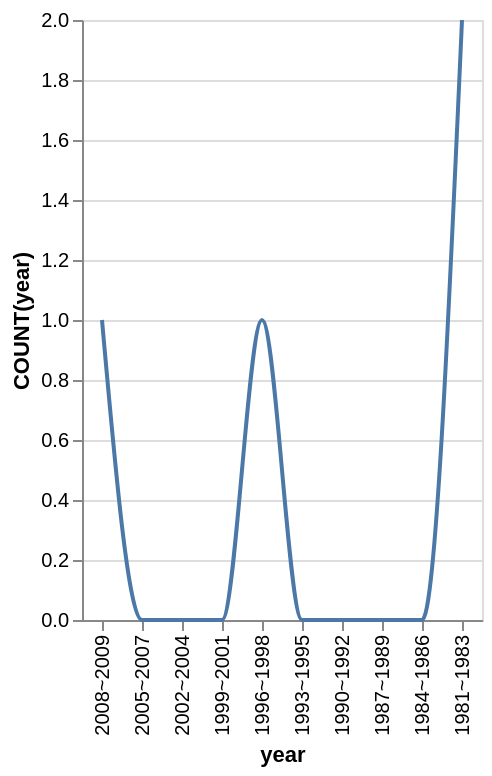

This figure's Vega-Lite source:
### Vega-Lite specification from a JSON file in a GitHub repository (floating-point values rounded to 4 significant figures)
{"data": {"values": [{"x_data": "1981~1983", "y_data": 2}, {"x_data": "1984~1986", "y_data": 0}, {"x_data": "1987~1989", "y_data": 0}, {"x_data": "1990~1992", "y_data": 0}, {"x_data": "1993~1995", "y_data": 0}, {"x_data": "1996~1998", "y_data": 1}, {"x_data": "1999~2001", "y_data": 0}, {"x_data": "2002~2004", "y_data": 0}, {"x_data": "2005~2007", "y_data": 0}, {"x_data": "2008~2009", "y_data": 1}]}, "mark": {"type": "line", "interpolate": "monotone"}, "encoding": {"x": {"field": "x_data", "type": "nominal", "title": "year", "sort": "descending"}, "y": {"field": "y_data", "type": "quantitative", "title": "COUNT(year)"}}}
